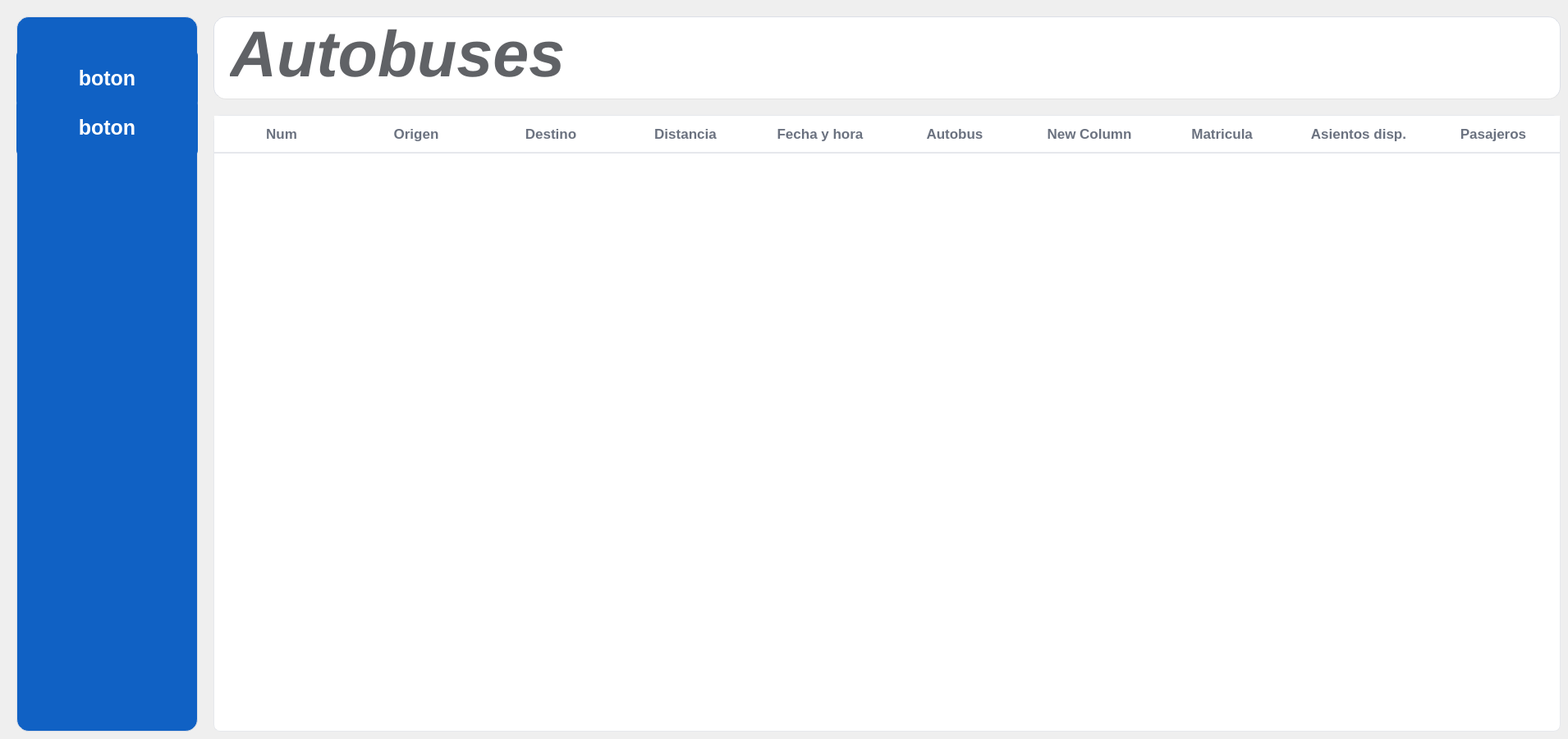
    <widget class="QWidget" name="pagina_autobuses">
     <widget class="QWidget" name="widget_opbotones_3" native="true">
      <property name="geometry">
       <rect>
        <x>20</x>
        <y>20</y>
        <width>221</width>
        <height>871</height>
       </rect>
      </property>
      <property name="styleSheet">
       <string notr="true">

background-color: #1061C4;
border: 1px solid #dcdfe6;
border-radius: 15px;
gridline-color: #e0e0e0;
outline: none;
color: #606266;

</string>
      </property>
      <widget class="QPushButton" name="boton_ejemplo_7">
       <property name="geometry">
        <rect>
         <x>0</x>
         <y>40</y>
         <width>221</width>
         <height>71</height>
        </rect>
       </property>
       <property name="font">
        <font>
         <pointsize>-1</pointsize>
         <bold>true</bold>
        </font>
       </property>
       <property name="styleSheet">
        <string notr="true">QPushButton{
	background: #1061C4;
	color:WHITE;
	border:none;
	border-radius: 8px;
	font-weight: bold;
	font-size: 25px;
}

QPushButton:hover {
    background-color: #0D4FAB;    
}

QPushButton:pressed {
    background-color: #0A3F8A;     
}</string>
       </property>
       <property name="text">
        <string>boton</string>
       </property>
       <property name="iconSize">
        <size>
         <width>30</width>
         <height>30</height>
        </size>
       </property>
      </widget>
      <widget class="QPushButton" name="boton_ejemplo_8">
       <property name="geometry">
        <rect>
         <x>0</x>
         <y>100</y>
         <width>221</width>
         <height>71</height>
        </rect>
       </property>
       <property name="font">
        <font>
         <pointsize>-1</pointsize>
         <bold>true</bold>
        </font>
       </property>
       <property name="styleSheet">
        <string notr="true">QPushButton{
	background: #1061C4;
	color:WHITE;
	border:none;
	border-radius: 8px;
	font-weight: bold;
	font-size: 25px;
}

QPushButton:hover {
    background-color: #0D4FAB;    
}

QPushButton:pressed {
    background-color: #0A3F8A;     
}</string>
       </property>
       <property name="text">
        <string>boton</string>
       </property>
       <property name="iconSize">
        <size>
         <width>30</width>
         <height>30</height>
        </size>
       </property>
      </widget>
     </widget>
     <widget class="QWidget" name="widget_opfiltro_3" native="true">
      <property name="geometry">
       <rect>
        <x>260</x>
        <y>20</y>
        <width>1641</width>
        <height>101</height>
       </rect>
      </property>
      <property name="styleSheet">
       <string notr="true">background-color: #ffffff;
border: 1px solid #dcdfe6;
border-radius: 15px;
gridline-color: #e0e0e0;
outline: none;
color: #606266;
border-radius: 15px;
border-bottom: 1px solid #E3E3E3;

</string>
      </property>
      <widget class="QLabel" name="label_estatico_operadores_3">
       <property name="geometry">
        <rect>
         <x>20</x>
         <y>10</y>
         <width>551</width>
         <height>71</height>
        </rect>
       </property>
       <property name="font">
        <font>
         <pointsize>59</pointsize>
         <italic>true</italic>
         <bold>true</bold>
        </font>
       </property>
       <property name="styleSheet">
        <string notr="true">border:none

</string>
       </property>
       <property name="text">
        <string>Autobuses</string>
       </property>
      </widget>
     </widget>
     <widget class="QTableWidget" name="QtableWidget_corridas_3">
      <property name="geometry">
       <rect>
        <x>260</x>
        <y>140</y>
        <width>1641</width>
        <height>751</height>
       </rect>
      </property>
      <property name="font">
       <font>
        <pointsize>-1</pointsize>
        <bold>true</bold>
       </font>
      </property>
      <property name="layoutDirection">
       <enum>Qt::LayoutDirection::LeftToRight</enum>
      </property>
      <property name="styleSheet">
       <string notr="true">QTableView {
    background: #ffffff;
    border: 1px solid #e6e8ec;
    border-radius: 8px;
    gridline-color: #f1f1f3;
    selection-background-color: #e8f0fe;
    selection-color: #1a1a1a;
    font-size: 14px;
    color: #333;
    alternate-background-color: #fafbff;
    show-grid: false;
}

QTableView::item {
    padding: 8px 12px;
    border: 0px;
}

QTableView::item:hover {
    background: #f5f8ff;
}

QTableView::item:selected {
    background: #e2edff;
    color: #1a1a1a;
}

QHeaderView::section {
    background: #ffffff;
    color: #6b7280;
    padding: 10px 12px;
    border: 0;
    border-bottom: 2px solid #e6e8ec;
    font-size: 17px;
    font-weight: 600;
}

QHeaderView::section:hover {
    background: #f7f9fc;
}

QHeaderView {
    background: #ffffff;
    border: 0;
}

QTableView::indicator {
    width: 18px;
    height: 18px;
}

QHeaderView::section:first {
    border-top-left-radius: 15px;
}

QHeaderView::section:last {
    border-top-right-radius: 15px;
}

QScrollBar:vertical {
    background: transparent;
    width: 10px;
    margin: 0px;
}

QScrollBar::handle:vertical {
    background: #cfd3da;
    min-height: 25px;
    border-radius: 5px;
}

QScrollBar::handle:vertical:hover {
    background: #b5bac4;
}

QScrollBar::add-line,
QScrollBar::sub-line {
    background: none;
    height: 0px;
}
</string>
      </property>
      <property name="horizontalScrollBarPolicy">
       <enum>Qt::ScrollBarPolicy::ScrollBarAlwaysOff</enum>
      </property>
      <property name="sizeAdjustPolicy">
       <enum>QAbstractScrollArea::SizeAdjustPolicy::AdjustIgnored</enum>
      </property>
      <attribute name="horizontalHeaderVisible">
       <bool>true</bool>
      </attribute>
      <attribute name="horizontalHeaderCascadingSectionResizes">
       <bool>false</bool>
      </attribute>
      <attribute name="horizontalHeaderDefaultSectionSize">
       <number>164</number>
      </attribute>
      <attribute name="horizontalHeaderHighlightSections">
       <bool>false</bool>
      </attribute>
      <column>
       <property name="text">
        <string>Num</string>
       </property>
       <property name="font">
        <font>
         <bold>true</bold>
        </font>
       </property>
      </column>
      <column>
       <property name="text">
        <string>Origen</string>
       </property>
       <property name="font">
        <font>
         <bold>true</bold>
        </font>
       </property>
      </column>
      <column>
       <property name="text">
        <string>Destino</string>
       </property>
       <property name="font">
        <font>
         <bold>true</bold>
        </font>
       </property>
      </column>
      <column>
       <property name="text">
        <string>Distancia</string>
       </property>
       <property name="font">
        <font>
         <bold>true</bold>
        </font>
       </property>
      </column>
      <column>
       <property name="text">
        <string>Fecha y hora</string>
       </property>
       <property name="font">
        <font>
         <bold>true</bold>
        </font>
       </property>
      </column>
      <column>
       <property name="text">
        <string>Autobus</string>
       </property>
       <property name="font">
        <font>
         <bold>true</bold>
        </font>
       </property>
      </column>
      <column>
       <property name="text">
        <string>New Column</string>
       </property>
      </column>
      <column>
       <property name="text">
        <string>Matricula </string>
       </property>
       <property name="font">
        <font>
         <bold>true</bold>
        </font>
       </property>
      </column>
      <column>
       <property name="text">
        <string>Asientos disp.</string>
       </property>
       <property name="font">
        <font>
         <bold>true</bold>
        </font>
       </property>
      </column>
      <column>
       <property name="text">
        <string>Pasajeros</string>
       </property>
       <property name="font">
        <font>
         <bold>true</bold>
        </font>
       </property>
      </column>
     </widget>
    </widget>
